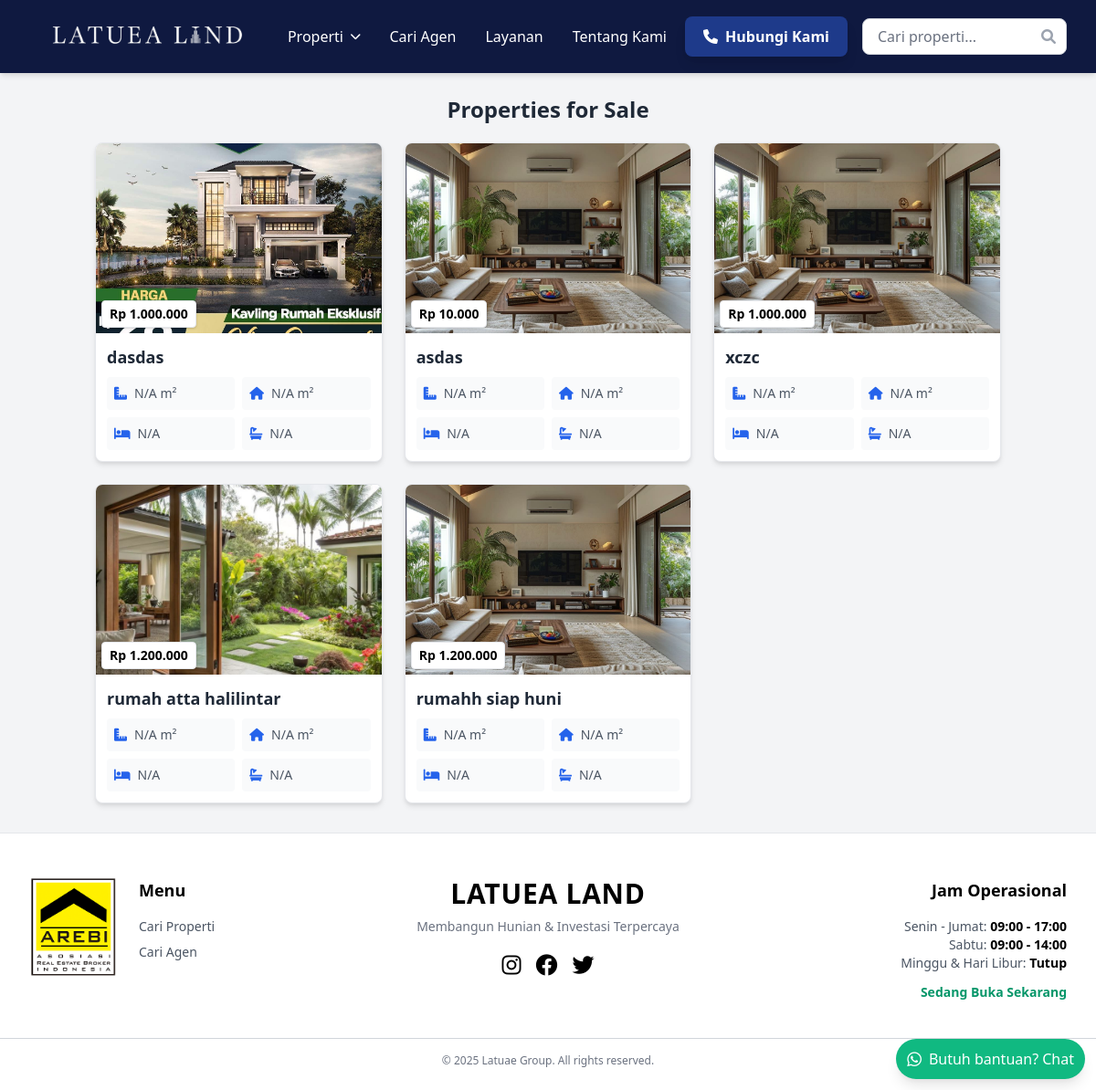
Before: /user/sale_properties.php with the older database file.
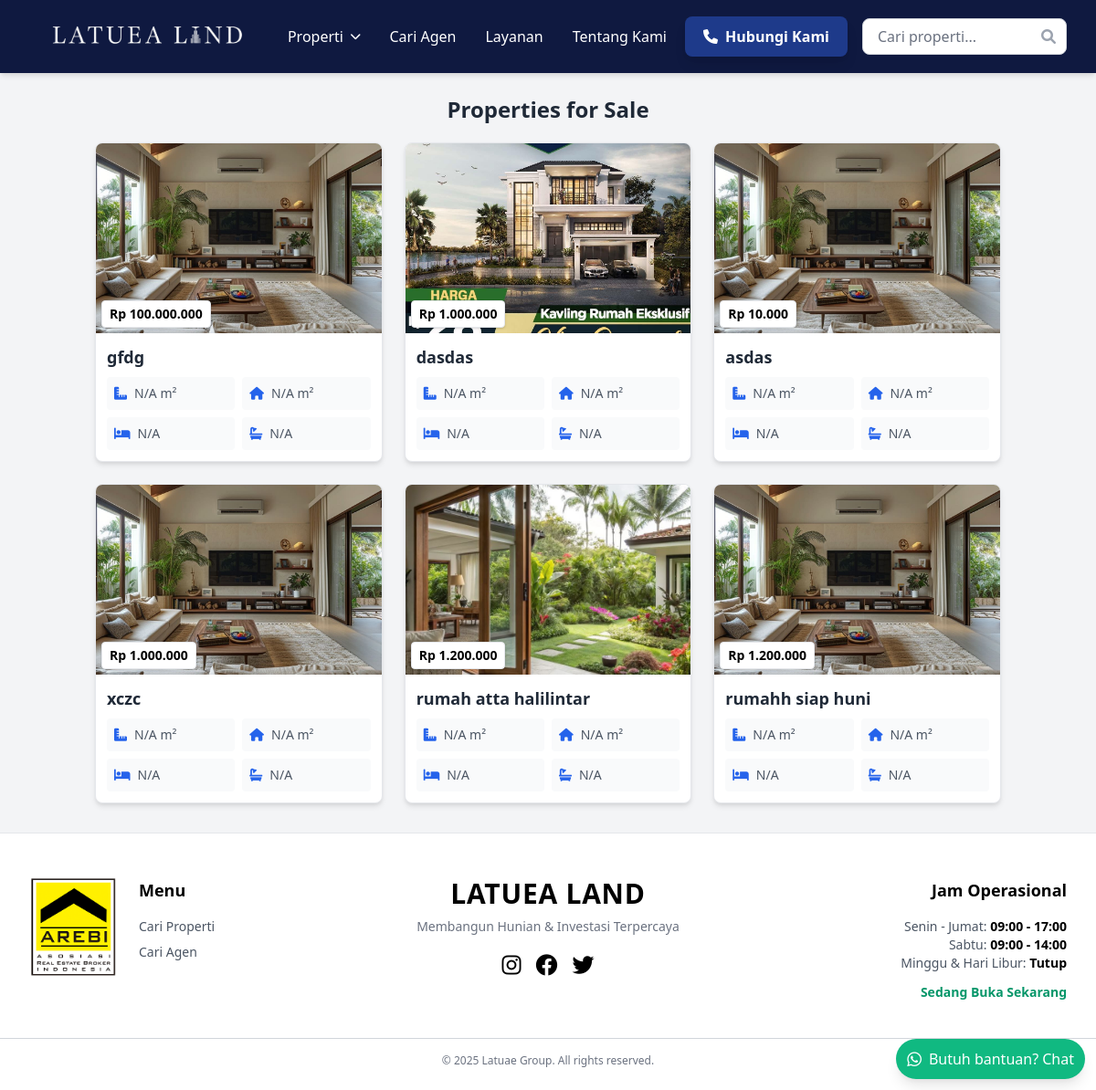
After: the same page with the newer database file.
### tables this page shows
CREATE TABLE `properties` (
  `id` int(11) NOT NULL,
  `id_properti` varchar(50) DEFAULT NULL,
  `title` varchar(100) NOT NULL,
  `description` text NOT NULL,
  `price` decimal(10,2) NOT NULL,
  `province` varchar(100) DEFAULT NULL,
  `regency` varchar(100) DEFAULT NULL,
  `district_or_area` varchar(100) DEFAULT NULL,
  `image` varchar(255) DEFAULT NULL,
  `created_at` timestamp NOT NULL DEFAULT current_timestamp(),
  `property_type` enum('for_sale','for_rent') NOT NULL DEFAULT 'for_sale',
  `property_kind` varchar(50) DEFAULT NULL,
  `tipe_properti` varchar(50) DEFAULT NULL,
  `luas_tanah` varchar(50) DEFAULT NULL,
  `luas_bangunan` varchar(50) DEFAULT NULL,
  `arah_bangunan` varchar(50) DEFAULT NULL,
  `jenis_bangunan` varchar(50) DEFAULT NULL,
  `jumlah_lantai` varchar(50) DEFAULT NULL,
  `kamar_tidur` varchar(50) DEFAULT NULL,
  `kamar_pembantu` varchar(50) DEFAULT NULL,
  `kamar_mandi` varchar(50) DEFAULT NULL,
  `daya_listrik` varchar(50) DEFAULT NULL,
  `saluran_air` varchar(50) DEFAULT NULL,
  `jalur_telepon` varchar(50) DEFAULT NULL,
  `interior` varchar(50) DEFAULT NULL,
  `garasi_parkir` varchar(50) DEFAULT NULL,
  `sertifikat` varchar(50) DEFAULT NULL,
  `view_count` int(11) DEFAULT 0,
  `agent_id` int(11) DEFAULT NULL,
  `facilities` text DEFAULT NULL,
  `is_featured` tinyint(1) DEFAULT 0
);

### user/sale_properties.php (the view, shortened to what the changed rows need)
<?php
require __DIR__ . '/../includes/db_connect.php';
require __DIR__ . '/../includes/header.php';
$properties_per_page = 9;
$current_page = isset($_GET['page']) && is_numeric($_GET['page']) ? (int)$_GET['page'] : 1;
$offset = ($current_page - 1) * $properties_per_page;
$property_type = 'for_sale';
$sql = "
    SELECT
        p.id,
        p.title,
        p.price,
        p.province,
        p.regency,
        p.luas_tanah,
        p.luas_bangunan,
        p.kamar_tidur,
        p.kamar_mandi,
        pi.image_path AS main_image_path
    FROM
        properties p
    LEFT JOIN
        (SELECT property_id, MIN(id) AS min_img_id FROM property_images GROUP BY property_id) AS min_images
    ON
        p.id = min_images.property_id
    LEFT JOIN
        property_images pi
    ON
        min_images.min_img_id = pi.id
    WHERE
        p.property_type = ?
    ORDER BY
        p.created_at DESC
    LIMIT ? OFFSET ?
";
try {
    $stmt = $pdo->prepare($sql);
    $stmt->bindValue(1, $property_type, PDO::PARAM_STR);
    $stmt->bindValue(2, $properties_per_page, PDO::PARAM_INT);
    $stmt->bindValue(3, $offset, PDO::PARAM_INT);
    $stmt->execute();
    $properties = $stmt->fetchAll(PDO::FETCH_ASSOC);
} catch (PDOException $e) {
    error_log("Error fetching properties: " . $e->getMessage());
    echo "<div class='container mx-auto px-4 py-6'><p class='text-red-600'>Terjadi kesalahan saat mengambil data properti.</p></div>";
    require __DIR__ . '/../includes/footer.php';
    exit;
}
?>
<!DOCTYPE html>
<html lang="id">
<head>
    <link rel="stylesheet" href="https://cdnjs.cloudflare.com/ajax/libs/font-awesome/6.0.0/css/all.min.css">
    <link href="https://cdn.jsdelivr.net/npm/tailwindcss@2.2.19/dist/tailwind.min.css" rel="stylesheet">
</head>
<body class="font-lato bg-gray-100 text-gray-800">
    <div class="container mx-auto px-4 py-6">
        <h1 class="text-xl md:text-2xl font-bold text-gray-800 text-center mb-3">Properties for Sale</h1>
        <div class="flex justify-center">
            <div class="grid grid-cols-1 sm:grid-cols-2 lg:grid-cols-3 gap-4 md:gap-6 my-2 w-full">
                <?php if (empty($properties)): ?>
                    <p class="col-span-full text-center text-gray-600 py-5 text-sm md:text-base">Tidak ada properti untuk dijual saat ini.</p>
                <?php else: ?>
                    <?php foreach ($properties as $property): ?>
                        <a href="detail_property.php?id=<?= htmlspecialchars($property['id']) ?>" class="block h-full">
                            <div class="bg-white border border-gray-200 rounded-lg shadow-md overflow-hidden hover:-translate-y-1 hover:shadow-lg transition h-full flex flex-col max-w-full sm:max-w-[360px] mx-auto">
                                <div class="relative w-full h-44 sm:h-52">
                                    <img src="../Uploads/properties/<?= htmlspecialchars($property['main_image_path'] ?? 'default.jpg') ?>" alt="<?= htmlspecialchars($property['title']) ?>" class="w-full h-full object-cover hover:scale-105 transition-transform">
                                    <div class="absolute bottom-1.5 left-1.5 bg-white text-black px-2 py-1 rounded text-xs md:text-sm font-semibold border border-gray-200 shadow">
                                        Rp <?= number_format($property['price'], 0, ',', '.') ?>
                                    </div>
                                </div>
                                <div class="p-3 flex-grow">
                                    <h3 class="text-base md:text-lg font-semibold text-gray-800 truncate mb-2"><?= htmlspecialchars($property['title']) ?></h3>
                                    <div class="grid grid-cols-2 sm:grid-cols-2 gap-2 mt-2">
                                        <div class="flex items-center gap-2 text-xs md:text-sm text-gray-600 bg-gray-50 p-2 rounded">
                                            <i class="fas fa-ruler-combined text-blue-600"></i>
                                            <span><?= htmlspecialchars($property['luas_tanah'] ?? 'N/A') ?> m²</span>
                                        </div>
                                        <div class="flex items-center gap-2 text-xs md:text-sm text-gray-600 bg-gray-50 p-2 rounded">
                                            <i class="fas fa-home text-blue-600"></i>
                                            <span><?= htmlspecialchars($property['luas_bangunan'] ?? 'N/A') ?> m²</span>
                                        </div>
                                        <div class="flex items-center gap-2 text-xs md:text-sm text-gray-600 bg-gray-50 p-2 rounded">
                                            <i class="fas fa-bed text-blue-600"></i>
                                            <span><?= htmlspecialchars($property['kamar_tidur'] ?? 'N/A') ?></span>
                                        </div>
                                        <div class="flex items-center gap-2 text-xs md:text-sm text-gray-600 bg-gray-50 p-2 rounded">
                                            <i class="fas fa-bath text-blue-600"></i>
                                            <span><?= htmlspecialchars($property['kamar_mandi'] ?? 'N/A') ?></span>
                                        </div>
                                    </div>
                                </div>
                            </div>
                        </a>
                    <?php endforeach; ?>
                <?php endif; ?>
            </div>
        </div>
    </div>
    <?php require __DIR__ . '/../includes/footer.php'; ?>
</body>
</html>

Changed rows visible on the page:
added properties: price "100.000.000", title "gfdg", luas_tanah "N/A", luas_bangunan "N/A", kamar_tidur "N/A", kamar_mandi "N/A"
